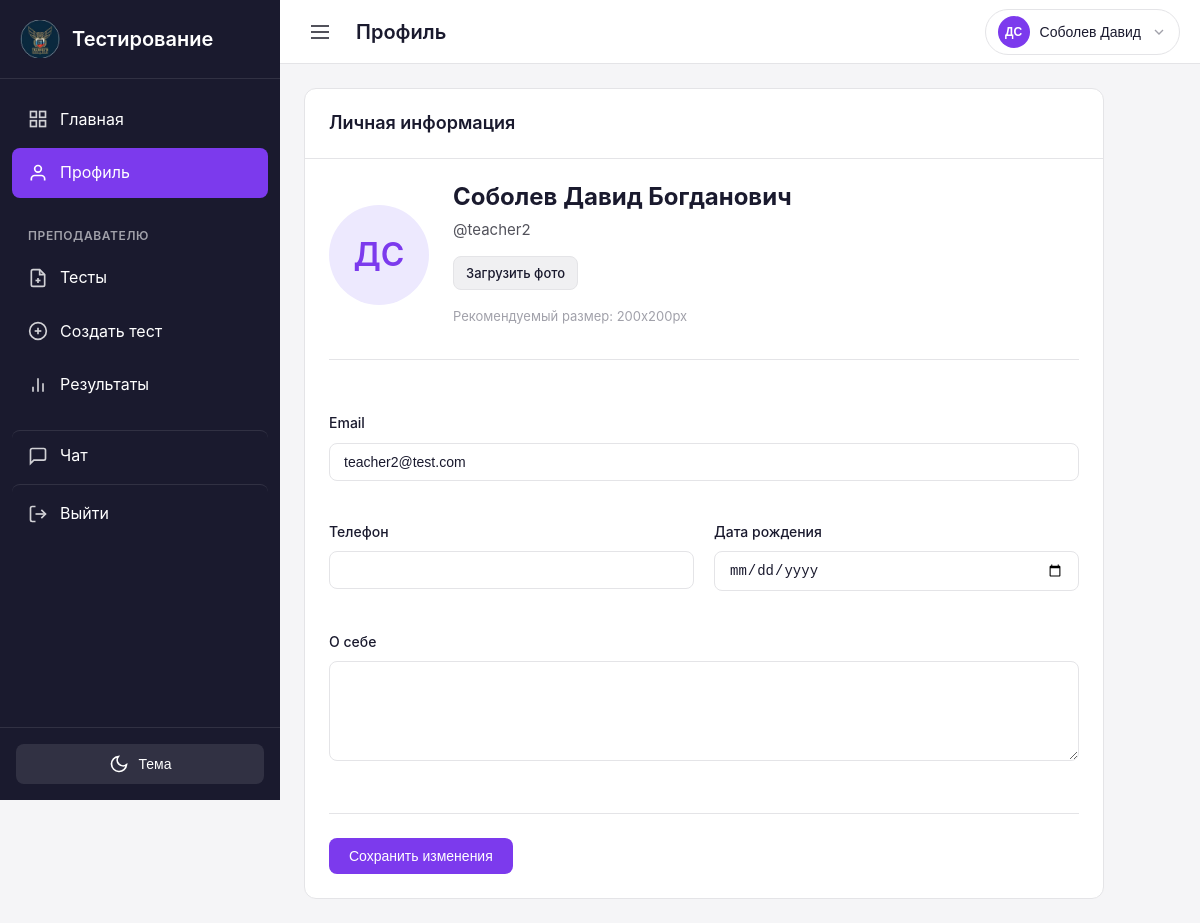
The page /profile/ (signed in) on the database as committed earlier.
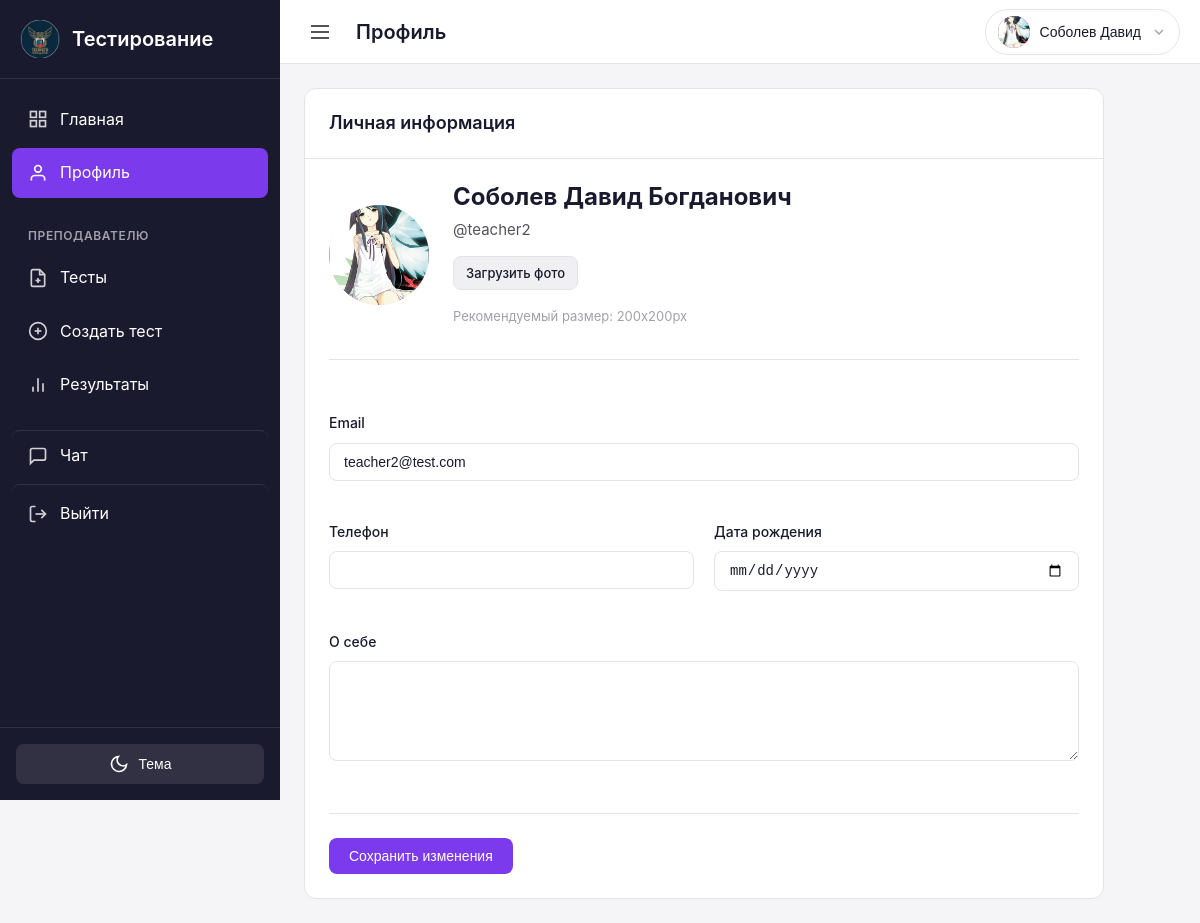
The same page on the database as committed later.
### users/models.py (models this page shows, shortened)
class User(AbstractUser):
    role = models.CharField(
        max_length=10,
        choices=UserRole.choices,
        default=UserRole.STUDENT,
        verbose_name='Роль',
    )
    phone = models.CharField(
        max_length=20,
        blank=True,
        verbose_name='Телефон',
    )
    birth_date = models.DateField(
        null=True,
        blank=True,
        verbose_name='Дата рождения',
    )
    patronymic = models.CharField(
        max_length=100,
        blank=True,
        verbose_name='Отчество',
    )
    class Meta:
        verbose_name = 'Пользователь'
        verbose_name_plural = 'Пользователи'
    @property
    def is_teacher(self):
        return self.role == UserRole.TEACHER
    @property
    def is_student(self):
        return self.role == UserRole.STUDENT

class Profile(models.Model):
    user = models.OneToOneField(
        User,
        on_delete=models.CASCADE,
        related_name='profile',
        verbose_name='Пользователь',
    )
    avatar = models.ImageField(
        upload_to='avatars/',
        null=True,
        blank=True,
        verbose_name='Аватар',
    )
    bio = models.TextField(
        blank=True,
        verbose_name='О себе',
    )
    group = models.ForeignKey(
        'groups.Group',
        on_delete=models.SET_NULL,
        null=True,
        blank=True,
        related_name='students',
        verbose_name='Группа',
        help_text='Группа, к которой принадлежит студент',
    )
    real_group = models.CharField(
        max_length=50,
        blank=True,
        verbose_name='Реальная группа',
        help_text='Для студентов после 11 класса (например, 11ИС-1/26)',
    )
    created_at = models.DateTimeField(
        auto_now_add=True,
        verbose_name='Дата создания',
    )
    updated_at = models.DateTimeField(
        auto_now=True,
        verbose_name='Дата обновления',
    )
    last_seen_at = models.DateTimeField(
        null=True,
        blank=True,
        verbose_name='Последний заход в сеть',
    )
    class Meta:
        verbose_name = 'Профиль'
        verbose_name_plural = 'Профили'

### users/views.py (the view, shortened to what this page needs)
# urls.py: path('profile/', views.profile_view, name='profile'),
@login_required
def profile_view(request):
    profile = getattr(request.user, 'profile', None)
    context = {'profile': profile}
    return render(request, 'users/profile.html', context)

### chat/context_processors.py (called while the page is built)
def unread_messages_count(request):
    if request.user.is_authenticated:
        count = Message.objects.filter(receiver=request.user, is_read=False).count()
        return {'total_unread_messages': count}
    return {'total_unread_messages': 0}

### templates/users/profile.html (shortened to what this page needs)
{% extends 'base.html' %}
{% block topbar_title %}Профиль{% endblock %}
{% block content %}
<div class="profile-container">
    <div class="card">
        <div class="card-header">
            <h2 class="card-title">Личная информация</h2>
        </div>
        <div class="card-body">
            <form method="post" enctype="multipart/form-data" class="profile-form">
                <div class="profile-avatar-section">
                    <div class="profile-avatar">
                        {% if profile.avatar %}
                            <img src="{{ profile.avatar.url }}" alt="Аватар">
                        {% else %}
                            <span class="avatar-placeholder"
                                  data-first-initial="{{ user.first_name|first }}"
                                  data-last-initial="{{ user.last_name|first }}">
                                {{ user.first_name|first }}{{ user.last_name|first }}
                            </span>
                        {% endif %}
                    </div>
                    <div class="profile-avatar-upload">
                        <div class="profile-identity">
                            <h3 class="profile-full-name">
                                {{ user.last_name|default:"" }} {{ user.first_name|default:"" }} {{ user.patronymic|default:"" }}
                            </h3>
                            <p class="profile-username">@{{ user.username }}</p>
                        </div>
                        <label for="avatar" class="btn btn-secondary btn-sm">
                            Загрузить фото
                        </label>
                        <p class="form-help">Рекомендуемый размер: 200x200px</p>
                    </div>
                </div>
                <div class="profile-fields">
                    <div class="form-group">
                        <label class="form-label" for="email">Email</label>
                        <input type="email" class="form-input" id="email" name="email" value="{{ user.email }}">
                    </div>
                    <div class="form-row">
                        <div class="form-group">
                            <label class="form-label" for="phone">Телефон</label>
                            <input type="tel" class="form-input" id="phone" name="phone" value="{{ user.phone|default:'' }}">
                        </div>
                        <div class="form-group">
                            <label class="form-label" for="birth_date">Дата рождения</label>
                            <input type="date" class="form-input" id="birth_date" name="birth_date" value="{{ user.birth_date|date:'Y-m-d'|default:'' }}">
                        </div>
                    </div>
                    <div class="form-group">
                        <label class="form-label" for="bio">О себе</label>
                        <textarea class="form-textarea" id="bio" name="bio" rows="4">{{ profile.bio|default:'' }}</textarea>
                    </div>
                </div>
                <div class="form-actions">
                    <button type="submit" class="btn btn-primary">Сохранить изменения</button>
                </div>
            </form>
        </div>
    </div>
</div>
{% endblock %}

### templates/base.html (shortened to what the changed rows need)
<!DOCTYPE html>
<html lang="ru" data-theme="light">
<head>
    {% load static %}
    <link rel="stylesheet" href="{% static 'css/style.css' %}">
    <link rel="stylesheet" href="https://cdnjs.cloudflare.com/ajax/libs/font-awesome/6.5.1/css/all.min.css">
</head>
<body>
    <div class="app-container">
        <div class="main-content">
            <header class="topbar">
                <div class="topbar-actions">
                    {% if user.is_authenticated %}
                        <div class="user-menu" id="userMenu">
                            <button class="user-menu-btn" id="userMenuBtn">
                                <div class="user-avatar-small">
                                    {% if user.profile.avatar %}
                                        <img src="{{ user.profile.avatar.url }}" alt="{{ user.last_name }}">
                                    {% else %}
                                        <span>{{ user.first_name|first }}{{ user.last_name|first }}</span>
                                    {% endif %}
                                </div>
                                <span class="user-name">{{ user.last_name }} {{ user.first_name }}</span>
                                <svg class="user-menu-arrow" width="16" height="16" viewBox="0 0 24 24" fill="none" stroke="currentColor" stroke-width="2">
                                    <polyline points="6 9 12 15 18 9"></polyline>
                                </svg>
                            </button>
                        </div>
                    {% endif %}
                </div>
            </header>
            <main class="content">
                {% block content %}{% endblock %}
            </main>
        </div>
    </div>
</body>
</html>

Rows that differ between the two databases and show on the page:
changed through a linked row, User "Соболев": profile.avatar: picture added; first_name|first "Д" → (not shown); last_name|first "С" → (not shown)
now on this page (row edited): Profile: avatar (picture)
changed Profile: avatar empty → "avatars/Saya11.webp" (drawn)
